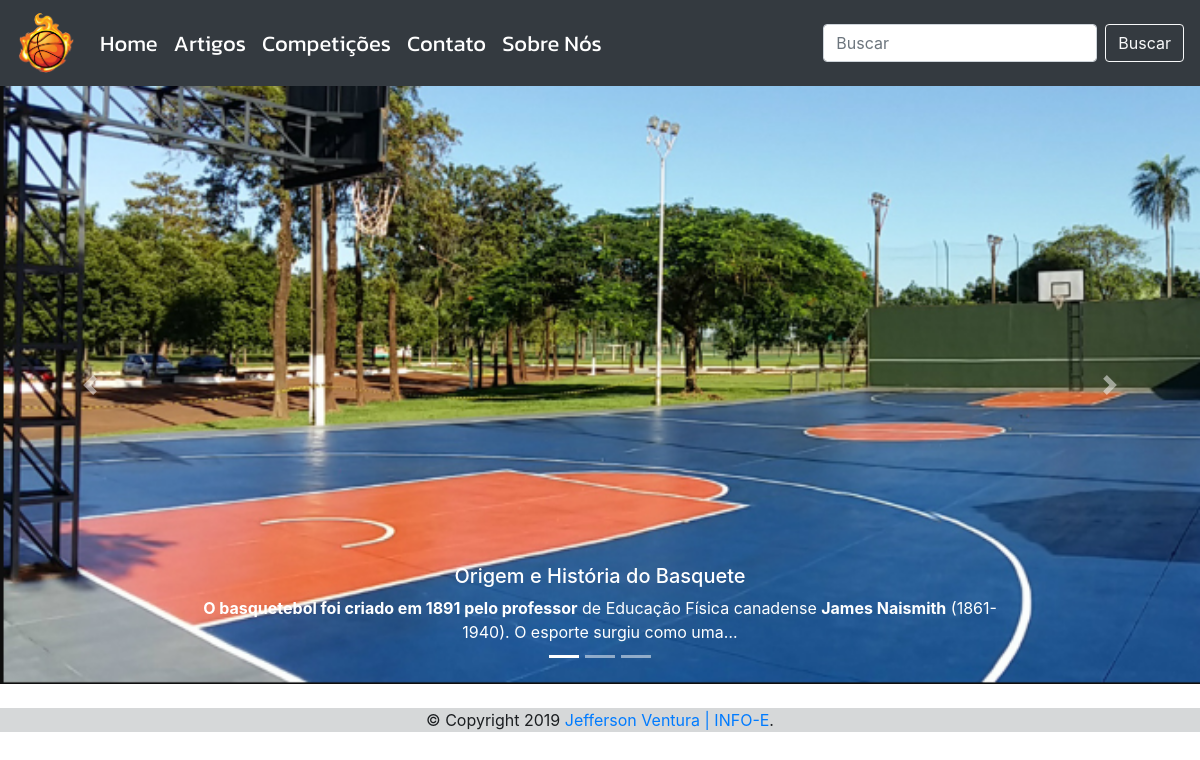
The page / on the database its author committed.
### tables this page shows
CREATE TABLE `artigos` (
  `id_artigo` int(11) NOT NULL,
  `nome` varchar(50) DEFAULT NULL,
  `slug_artigo` varchar(50) DEFAULT NULL,
  `texto` text DEFAULT NULL,
  `foto` varchar(50) DEFAULT NULL,
  `adicionado_quando` timestamp NULL DEFAULT current_timestamp()
);

### application/controllers/Home.php (called while the page is built, shortened)
<?php if(!defined('BASEPATH')) exit('No direct script access allowed');
class Home extends CI_Controller {
	public function index(){
		$this->db->order_by('id_artigo','random');
		$data2['chamadas'] = $this->db->get('artigos',3)->result();
		$this->load->view('html_header');
		$this->load->view('cabecalho');
        $this->load->view('home_message', $data2);
		$this->load->view('rodape');
		$this->load->view('html_footer');
	}
}

### index.php (called while the page is built, shortened)
<?php
require_once BASEPATH.'core/CodeIgniter.php';

### application/views/home_message.php (the view, shortened to what this page needs)
<div class="bd-example" style='margin-top:-1.5em;'>
  <div id="carouselExampleIndicators" class="carousel slide" data-ride="carousel">
    <ol class="carousel-indicators">
      <li data-target="#carouselExampleIndicators" data-slide-to="0" class="active"></li>
      <li data-target="#carouselExampleIndicators" data-slide-to="1"></li>
      <li data-target="#carouselExampleIndicators" data-slide-to="2"></li>
    </ol>
    <div class="carousel-inner">
      <?php $cont = 0;
      foreach ($chamadas as $chamada) : ?>
        <div class="carousel-item <?php
                                  if ($cont == 0) {
                                    echo "active";
                                    $cont = 6;
                                  }
                                  ?>">
          <?php echo "<img src='" . base_url('assets/imgs/artigos/' . $chamada->foto) . "' width='100%' class='d-block w-100' alt='...'>" ?>
          <div class="carousel-caption d-none d-md-block">
            <a href="<?php echo base_url('artigos/ver/' . $chamada->slug_artigo) ?>" style="text-decoration: none; color: white;">
              <h5><?php echo $chamada->nome ?></h5>
              <?php echo word_limiter($chamada->texto, 20); ?>
            </a>
          </div>
        </div>
      <?php endforeach; ?>
      <a class="carousel-control-prev" href="#carouselExampleIndicators" role="button" data-slide="prev">
        <span class="carousel-control-prev-icon" aria-hidden="true"></span>
      </a>
      <a class="carousel-control-next" href="#carouselExampleIndicators" role="button" data-slide="next">
        <span class="carousel-control-next-icon" aria-hidden="true"></span>
      </a>
    </div>
  </div>
</div>

### application/views/html_header.php (shortened to what this page needs)
<?php echo doctype('xhtml1-trans'); ?>
<html xmlns="http://www.w3.org/1999/xhtml">
	<head>
		<link rel="stylesheet" href="https://stackpath.bootstrapcdn.com/bootstrap/4.3.1/css/bootstrap.min.css">
	</head>
<body>

### application/views/cabecalho.php (shortened to what this page needs)
<nav class="navbar navbar-expand-sm bg-dark navbar-dark">
  <a class="navbar-brand" href="<?php echo base_url(); ?>">
  <img src="http://localhost/ProjetoJefferson/Site/assets/imgs/logoteste.png" alt="Logo" style="width:60px;">
  </a>
  <div class="collapse navbar-collapse" id="navbarNavAltMarkup">
    <div class="navbar-nav">
      <a class="nav-item nav-link active" style="font-family: 'Kanit', sans-serif; font-size:22px;" href="<?php echo base_url(); ?>">Home <span class="sr-only">(current)</span></a>
      <a class="nav-item nav-link active" style="font-family: 'Kanit', sans-serif; font-size:22px;" href="<?php echo base_url("artigos"); ?>">Artigos <span class="sr-only">(current)</span></a>
      <a class="nav-item nav-link active" style="font-family: 'Kanit', sans-serif; font-size:22px;" href="<?php echo base_url("competicoes"); ?>">Competições <span class="sr-only">(current)</span></a>
      <a class="nav-item nav-link active" style="font-family: 'Kanit', sans-serif; font-size:22px;" href="<?php echo base_url("contato"); ?>">Contato<span class="sr-only">(current)</span></a>
      <a class="nav-item nav-link active" style="font-family: 'Kanit', sans-serif; font-size:22px;" href="<?php echo base_url("sobrenos"); ?>">Sobre Nós <span class="sr-only">(current)</span></a>
    </div>
  </div>
  <form class='form-inline' action="<?php echo base_url('artigos/buscar'); ?>" method="post">
		<input class='form-control mr-sm-2' name='busca' type='search' placeholder='Buscar' aria-label='Buscar'>
		<button class='btn btn-outline-light' type='submit'>Buscar</button>
	</form>
</nav>
<br class='clear-both'/>

### application/views/rodape.php
<br class="clear-both"/>
<div  class="alert-dark">
	<p style='text-align:center;'>&copy; Copyright 2019 <a href = "#">Jefferson Ventura | INFO-E</a>.</p>
</div>

### application/views/html_footer.php (shortened to what this page needs)
	</body>
</html>

### rows shown on the page
artigos: foto (picture), nome "Origem e História do Basquete", texto "O basquetebol foi criado em 1891 pelo professor de Educação Física canadense James Naismith (1861-1940). O esporte surgiu como uma…"
